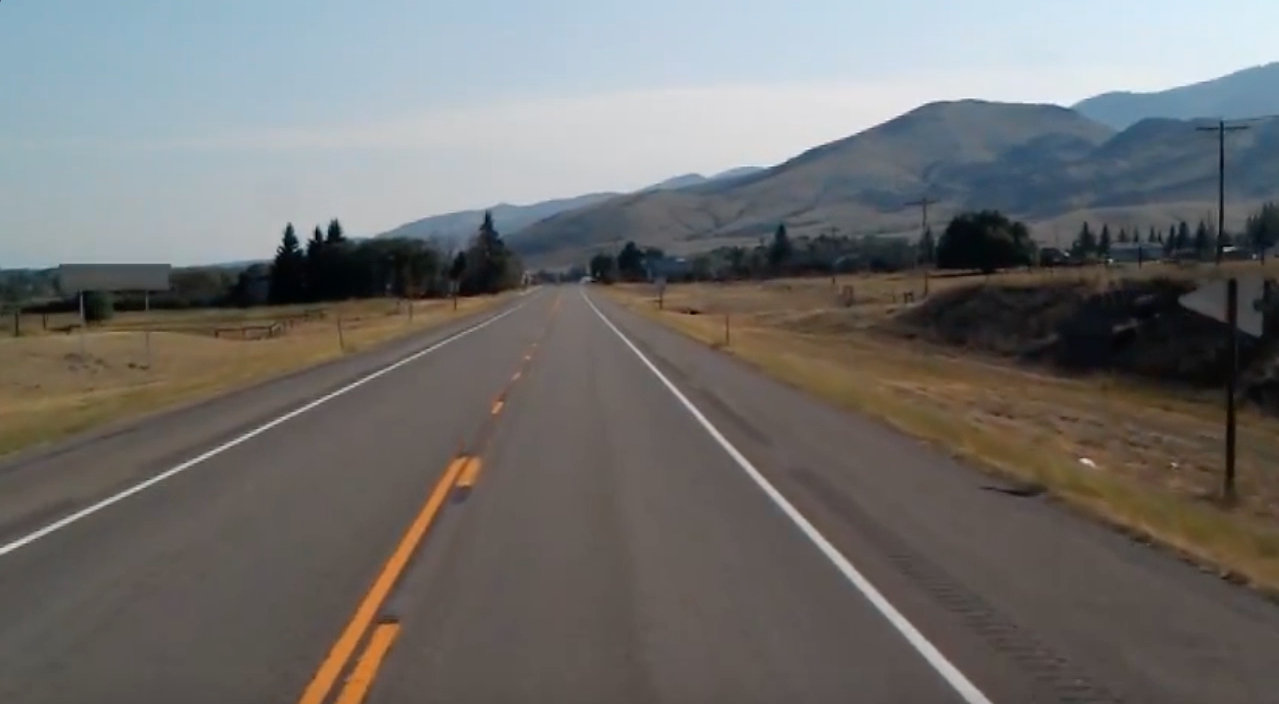
#> input picture ComputerVision/resources/road-marking/test_image.jpg, 1279 x 704 px
$ jupyter execute --allow-errors 05_findind_road_marking_using_opencv.ipynb   (text cells are left out)
#> lines starting #> are read from the running program, lines starting #| are printed output that depends on the picture; after the words box and inside, x2 and y2 are one past the last pixel; in counts of white or black regions, pixels touching at a corner belong together; pictures that were not available may be replaced by others from this repository, and a replacement may not be noted
[cell 1]
#Importing openCV
import cv2
import numpy as np

#Displaying image

image = cv2.imread('resources/road-marking/test_image.jpg')
#> image is the input picture: shape (704, 1279, 3); mean B, G, R 109.7, 111.3, 112.3
cv2.imshow('input_image', image)
cv2.waitKey(0)
cv2.destroyAllWindows()

[cell 2]
lanelines_image = np.copy(image)
gray_conversion = cv2.cvtColor(lanelines_image, cv2.COLOR_RGB2GRAY)
blur_conversion = cv2.GaussianBlur(gray_conversion, (5,5), 0)

[cell 3]
canny_conversion = cv2.Canny(blur_conversion, 50, 155)
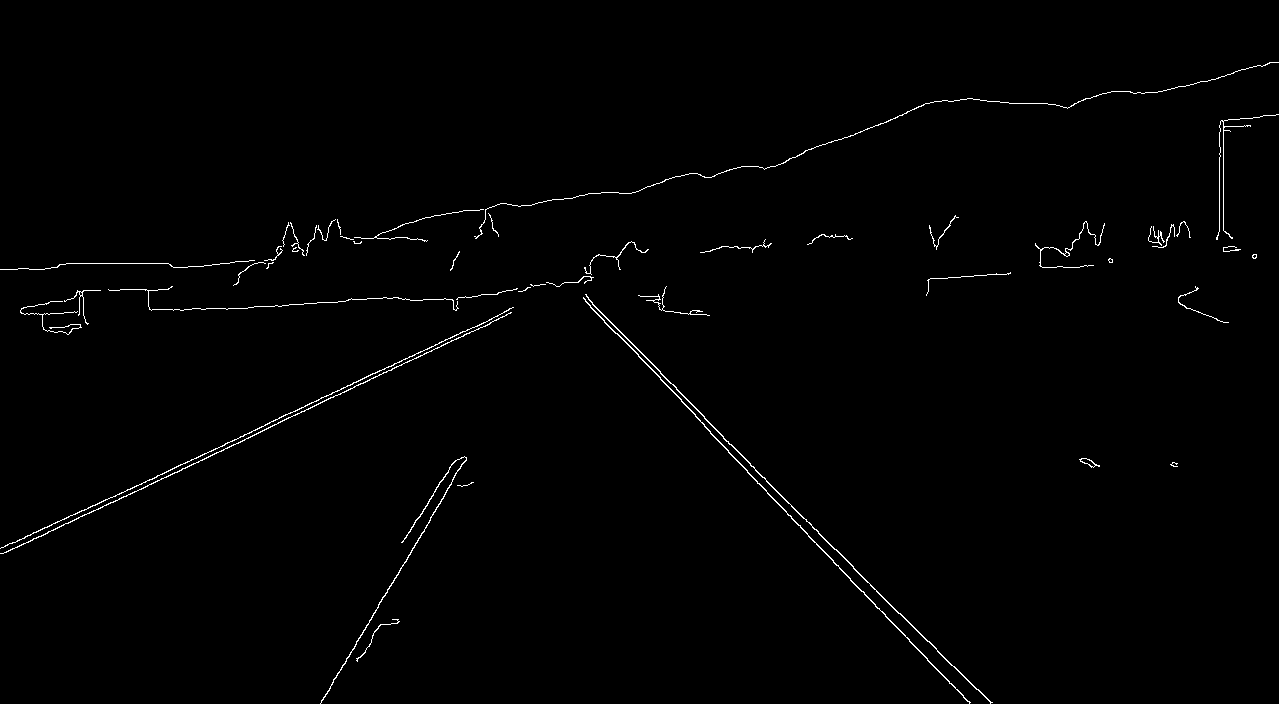
#> canny_conversion: shape (704, 1279); 0.87% white in thin lines or dots

[cell 4]
cv2.imshow('input_image', canny_conversion)
cv2.waitKey()
cv2.destroyAllWindows()

[cell 5]
# Import the required libraries:

import cv2
import numpy as np
import matplotlib.pyplot as plt

[cell 6]
# Next, write a function for canny edge detection
def canny_edge(image):
    gray_conversion = cv2.cvtColor(image, cv2.COLOR_RGB2GRAY)
    blur_conversion = cv2.GaussianBlur(gray_conversion, (5,5), 0)
    canny_conversion = cv2.Canny(blur_conversion, 50, 150)
#> canny_conversion: shape (704, 1279); 0.91% white in thin lines or dots
    return canny_conversion

[cell 7]
def reg_of_interest(image):
    image_height = image.shape[0]
#> image_height = 704
    polygons = np.array([[(200, image_height), (1100, image_height), (500, 200)]])
#> polygons = [[200, 704], [1100, 704], [500, 200]]
    image_mask = np.zeros_like(image)
    cv2.fillPoly(image_mask, polygons, 200)
#> image_mask: shape (704, 1279); values 0 (black) and 200 (white), 25.2% white; 1 white region, box (x1, y1, x2, y2) and area: (200, 200, 1100, 704) 227100
    return image_mask

[cell 8]
image = cv2.imread('resources/road-marking/test_image.jpg')
lanelines_image = np.copy(image)
canny_conversion = canny_edge(lanelines_image)
plt.imshow(canny_conversion, cmap = 'gray')

[cell 9]
# We will apply region-of-interest masking
cv2.imshow('result', reg_of_interest(canny_conversion))
cv2.waitKey()
cv2.destroyAllWindows()

[cell 10]
def ROI_bitwise_and(image):
    image_height = image.shape[0]
#> image_height = 704
    polygons = np.array([[(200, image_height), (1100, image_height), (500, 200)]])
#> polygons = [[200, 704], [1100, 704], [500, 200]]
    image_mask = np.zeros_like(image)
    cv2.fillPoly(image_mask, polygons, 200)
    masking_image = cv2.bitwise_and(image, image_mask)
#> masking_image: shape (704, 1279); values 0 (black) and 200 (white), 0.31% white in thin lines or dots, all inside (x1, y1, x2, y2) = (320, 203, 993, 704)
    return masking_image

[cell 11]
image = cv2.imread('resources/road-marking/test_image.jpg')
landlines_image = np.copy(image)
canny_conversion = canny_edge(landlines_image)
cropped_image = ROI_bitwise_and(canny_conversion)
cv2.imshow('result', cropped_image)
cv2.waitKey()
cv2.destroyAllWindows()

[cell 12]
import cv2
import numpy as np
import matplotlib.pyplot as plt

[cell 13]
def canny_edge(image):
    gray_conversion = cv2.cvtColor(image, cv2.COLOR_RGB2GRAY)
    blur_conversion = cv2.GaussianBlur(gray_conversion, (5,5), 0)
    canny_conversion = cv2.Canny(blur_conversion, 50, 150)
    return canny_conversion

[cell 14]
def ROI_bitwise_and(image):
    image_height = image.shape[0]
#> image_height = 704
    polygons = np.array([[(200, image_height), (1100, image_height), (510, 250)]])
    image_mask = np.zeros_like(image)
    cv2.fillPoly(image_mask, polygons, 250)
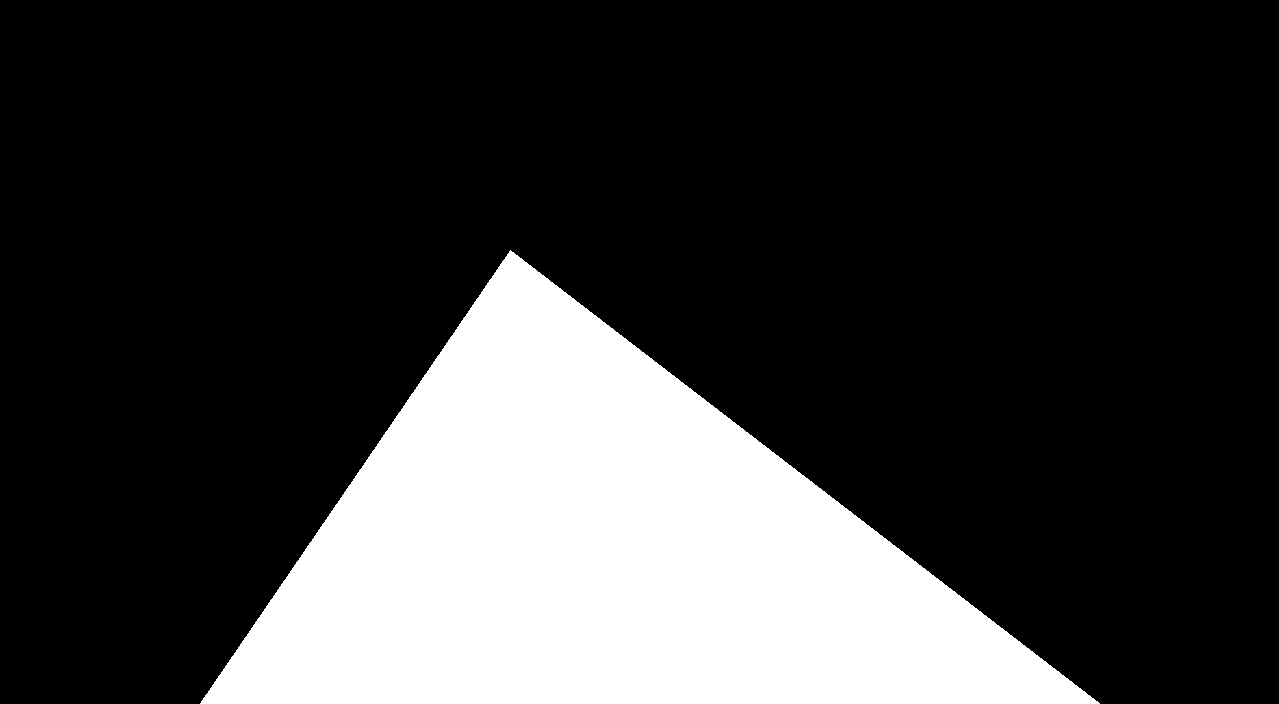
#> image_mask: shape (704, 1279); values 0 (black) and 250 (white), 22.7% white; 1 white region, box (x1, y1, x2, y2) and area: (200, 250, 1100, 704) 204595
    masking_image = cv2.bitwise_and(image, image_mask)
#> masking_image: shape (704, 1279); values 0 (black) and 250 (white), 0.26% white in thin lines or dots, all inside (x1, y1, x2, y2) = (320, 282, 993, 704)
    return masking_image

[cell 15]
def show_lines(image, lines):
    lines_image = np.zeros_like(image)
    if lines is not None:
        for line in lines:
            X1, Y1, X2, Y2 = line.reshape(4)
            cv2.line(lines_image, (X1, Y1), (X2, Y2), (255,0,0), 10)
    return lines_image

[cell 16]
image = cv2.imread('resources/road-marking/test_image.jpg')
lanelines_image = np.copy(image)
canny_conv = canny_edge(lanelines_image)
cropped_image = ROI_bitwise_and(canny_conv)
lane_lines = cv2.HoughLinesP(cropped_image, 2, np.pi/180, 100, np.array([]), minLineLength= 40, maxLineGap=5)
#> lane_lines = [[704, 418, 927, 641], [704, 426, 791, 516], [320, 703, 445, 494], [859, 588, 901, 632], [660, 379, 710, 431], [630, 342, 704, 416], [902, 633, 969, 702], [815, 542, 877, 608], [608, 325, 660, 377], [402, 542, 455, 460], [900, 613, 976, 689]]
landlines_image = show_lines(lanelines_image, lane_lines)
#> the loop in show_lines, `for line in lines:` made 11 passes
#> after the loop in show_lines, `for line in lines:`:
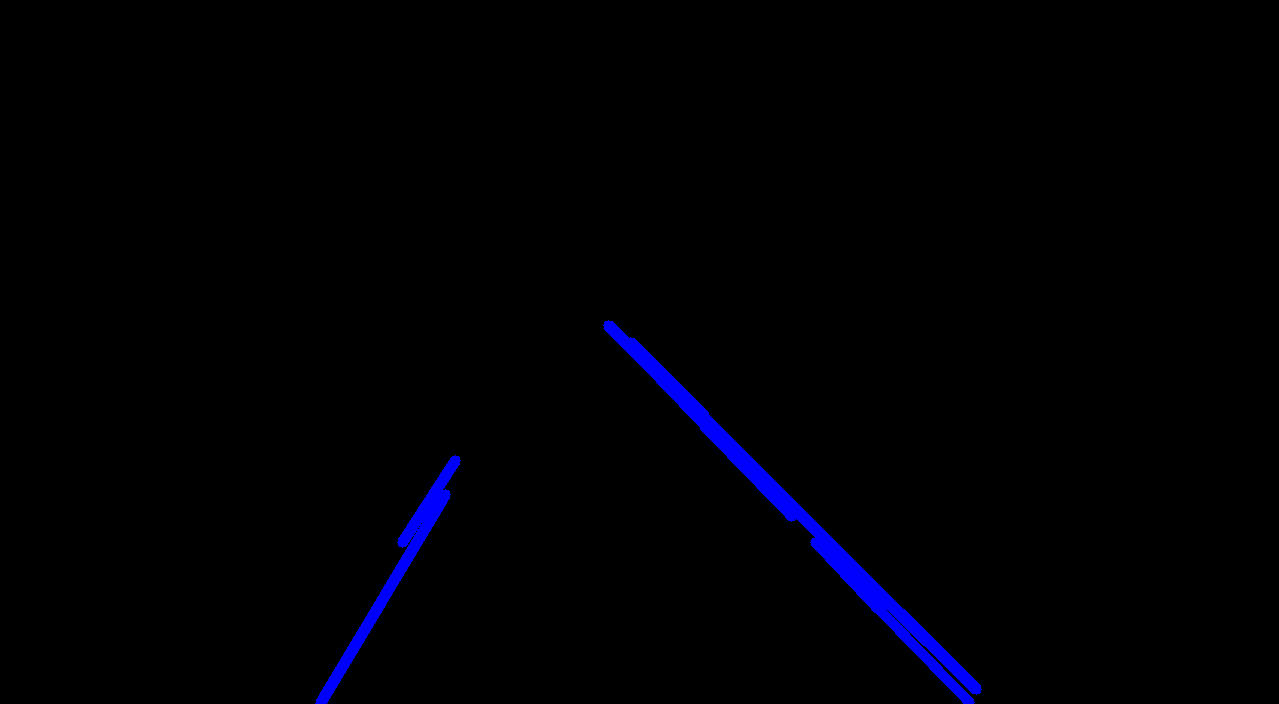
#> lines_image: shape (704, 1279, 3); mean of channels 0, 1, 2 3.9, 0, 0; drawn as B, G, R

#> (a cell that did not finish here is left out)

[cell 18]
#Combining with actual image

image = cv2.imread('resources/road-marking/test_image.jpg')
lane_image = np.copy(image)
canny = canny_edge(lane_image)
cropped_image = ROI_bitwise_and(canny)
lines = cv2.HoughLinesP(cropped_image, 2, np.pi/180, 100, np.array([]), minLineLength= 40, maxLineGap=5)
#> lines has the same summary as lane_lines
line_image = show_lines(lane_image, lines)
#> the loop in show_lines (call 2), `for line in lines:` made 11 passes
combine_image = cv2.addWeighted(lane_image, 0.8, line_image, 1, 1)
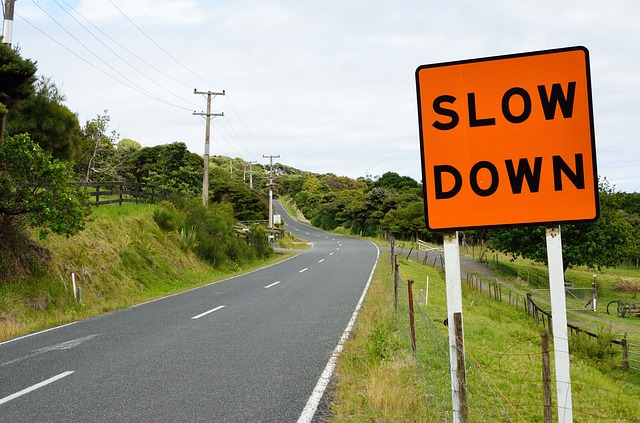
#> input picture ComputerVision/resources/Speed_Sign_View_2.jpg, 640 x 423 px, given in place of test2.mp4, which was not available
#> further down, frame is the input picture: shape (423, 640, 3); mean B, G, R 114.3, 145.6, 153.8

[cell 19]
plt.imshow(combine_image)

[cell 20]
cv2.imshow('result', combine_image)
cv2.waitKey()
cv2.destroyAllWindows()

[cell 21]
import cv2
import numpy as np
import matplotlib.pyplot as plt

[cell 22]
def make_coordinates(image, line_parameters):
          try:
            slope, intercept = line_parameters
          except TypeError:
            slope, intercept = 0.001,0
          #slope, intercept = line_parameters
          y1 = image.shape[0]
          y2 = int(y1*(3/5))
          x1 = int((y1- intercept)/slope)
          x2 = int((y2 - intercept)/slope)
          return np.array([x1, y1, x2, y2])

[cell 23]
def average_slope_intercept(image, lines):
          left_fit = []
          right_fit = []
          for line in lines:
            x1, y1, x2, y2 = line.reshape(4)
            parameter = np.polyfit((x1, x2), (y1, y2), 1)
            slope = parameter[0]
            intercept = parameter[1]
            if slope < 0:
              left_fit.append((slope, intercept))
            else:
              right_fit.append((slope, intercept))
          left_fit_average =np.average(left_fit, axis=0)
          right_fit_average = np.average(right_fit, axis =0)
          left_line =make_coordinates(image, left_fit_average)
          right_line = make_coordinates(image, right_fit_average)

          return np.array([left_line, right_line])

[cell 24]
def canny_edge(image):
         gray_conversion= cv2.cvtColor(image, cv2.COLOR_RGB2GRAY)
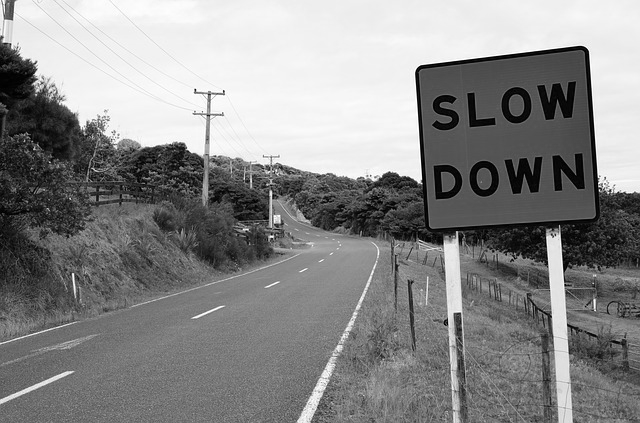
#> gray_conversion: shape (423, 640); min 0, max 255, mean 137.1
         blur_conversion = cv2.GaussianBlur(gray_conversion, (5,5),0)
#> blur_conversion: shape (423, 640)
         canny_conversion = cv2.Canny(blur_conversion, 50,150)
#> canny_conversion: shape (423, 640); 6.9% white in thin lines or dots
         return canny_conversion

[cell 25]
def show_lines(image, lines):
          line_image = np.zeros_like(image)
          if lines is not None:
            for line in lines:
              x1, y1, x2, y2 = line.reshape(4)
              cv2.line(line_image, (x1, y1), (x2, y2), (255,0,0), 10)
          return line_image

[cell 26]
def reg_of_interest(image):
          image_height = image.shape[0]
          polygons = np.array([[(200, image_height), (1100, image_height), (550, 250)]])
          image_mask = np.zeros_like(image)
          cv2.fillPoly(image_mask, polygons, 255)
#> image_mask: shape (423, 640); 16.4% white; 1 white region, box (x1, y1, x2, y2) and area: (202, 250, 640, 423) 44500
          masking_image = cv2.bitwise_and(image,image_mask)
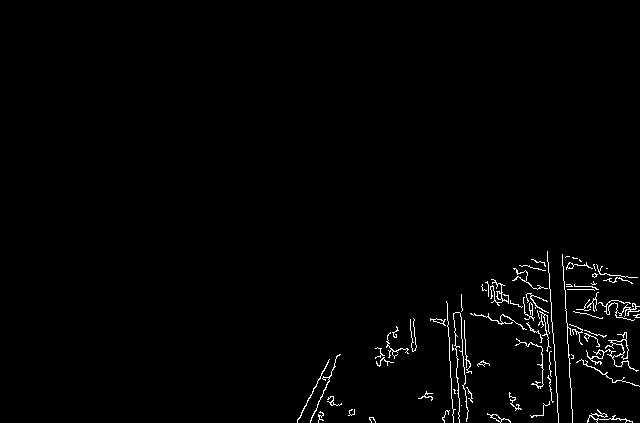
#> masking_image: shape (423, 640); 1.4% white in thin lines or dots, all inside (x1, y1, x2, y2) = (297, 251, 640, 423)
          return masking_image

[cell 27]
cap = cv2.VideoCapture("resources/road-marking/test2.mp4")

[cell 28]
while(cap.isOpened()):
            _, frame = cap.read()
            canny_image = canny_edge(frame)
            cropped_canny = reg_of_interest(canny_image)
            lines = cv2.HoughLinesP(cropped_canny, 2, np.pi/180, 100,             np.array([]), minLineLength=40,maxLineGap=5)
#> lines = [[547, 251, 557, 402], [562, 254, 567, 334], [488, 294, 551, 317], [460, 313, 463, 366]]
            averaged_lines = average_slope_intercept(frame, lines)
#> the loop in average_slope_intercept, `for line in lines:` made 4 passes
#> (x1, y1, x2, y2, slope, intercept) on passes 1 to 4: (547, 251, 557, 402, 15.1, -8008.7), (562, 254, 567, 334, 16, -8738), (488, 294, 551, 317, 0.365, 115.8), (460, 313, 463, 366, 17.67, -7813.7)
#> after the loop in average_slope_intercept, `for line in lines:`: left_fit = []; right_fit = [(15.1, -8008.7), (16, -8738), (0.365, 115.8), (17.67, -7813.7)]
#> in average_slope_intercept, `left_fit_average =np.average(left_fit, axis=0)`: left_fit_average = nan
#> in average_slope_intercept, `right_fit_average = np.average(right_fit, axis =0)`: right_fit_average = [12.28, -6111.1]
#> in average_slope_intercept, `left_line =make_coordinates(image, left_fit_average)`: left_line = [423000, 423, 253000, 253]
#> in average_slope_intercept, `right_line = make_coordinates(image, right_fit_average)`: right_line = [531, 423, 518, 253]
#> averaged_lines = [[423000, 423, 253000, 253], [531, 423, 518, 253]]
            line_image = show_lines(frame, averaged_lines)
#> the loop in show_lines, `for line in lines:` made 2 passes
            combo_image = cv2.addWeighted(frame, 0.8, line_image, 1, 1)
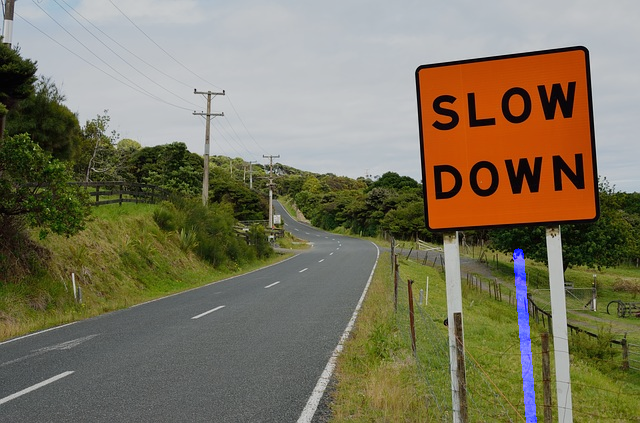
#> combo_image: shape (423, 640, 3); mean B, G, R 94, 117.4, 124
            cv2.imshow("result", combo_image)
            if cv2.waitKey(1) & 0xFF == ord('q'):
#> (key q is pressed here)
                break
cap.release()
cv2.waitKey(0)
cv2.destroyAllWindows()
